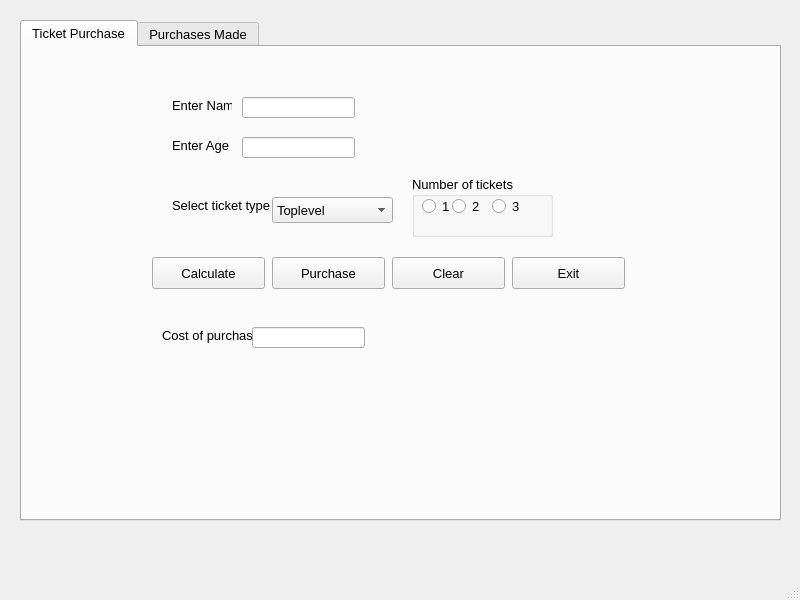
<?xml version="1.0" encoding="UTF-8"?>
<ui version="4.0">
 <class>ticketPurchase</class>
 <widget class="QMainWindow" name="ticketPurchase">
  <property name="geometry">
   <rect>
    <x>0</x>
    <y>0</y>
    <width>800</width>
    <height>600</height>
   </rect>
  </property>
  <property name="font">
   <font>
    <family>Arial</family>
    <pointsize>10</pointsize>
   </font>
  </property>
  <property name="windowTitle">
   <string>Ticket Purchase</string>
  </property>
  <widget class="QWidget" name="centralwidget">
   <widget class="QTabWidget" name="tbMainTab">
    <property name="geometry">
     <rect>
      <x>20</x>
      <y>20</y>
      <width>761</width>
      <height>501</height>
     </rect>
    </property>
    <property name="font">
     <font>
      <weight>50</weight>
      <bold>false</bold>
     </font>
    </property>
    <property name="currentIndex">
     <number>0</number>
    </property>
    <widget class="QWidget" name="tbTicketPurchase">
     <attribute name="title">
      <string>Ticket Purchase</string>
     </attribute>
     <widget class="QLabel" name="lblName">
      <property name="geometry">
       <rect>
        <x>150</x>
        <y>50</y>
        <width>60</width>
        <height>16</height>
       </rect>
      </property>
      <property name="font">
       <font>
        <family>Arial</family>
        <pointsize>10</pointsize>
       </font>
      </property>
      <property name="text">
       <string>Enter Name</string>
      </property>
     </widget>
     <widget class="QLineEdit" name="txtName">
      <property name="geometry">
       <rect>
        <x>220</x>
        <y>50</y>
        <width>113</width>
        <height>21</height>
       </rect>
      </property>
     </widget>
     <widget class="QLabel" name="lblAge">
      <property name="geometry">
       <rect>
        <x>150</x>
        <y>90</y>
        <width>60</width>
        <height>16</height>
       </rect>
      </property>
      <property name="font">
       <font>
        <family>Arial</family>
        <pointsize>10</pointsize>
       </font>
      </property>
      <property name="text">
       <string>Enter Age</string>
      </property>
     </widget>
     <widget class="QLineEdit" name="txtAge">
      <property name="geometry">
       <rect>
        <x>220</x>
        <y>90</y>
        <width>113</width>
        <height>21</height>
       </rect>
      </property>
     </widget>
     <widget class="QLabel" name="lblTicketType">
      <property name="geometry">
       <rect>
        <x>150</x>
        <y>150</y>
        <width>111</width>
        <height>16</height>
       </rect>
      </property>
      <property name="font">
       <font>
        <family>Arial</family>
        <pointsize>10</pointsize>
       </font>
      </property>
      <property name="text">
       <string>Select ticket type</string>
      </property>
     </widget>
     <widget class="QComboBox" name="cmbTicketType">
      <property name="geometry">
       <rect>
        <x>250</x>
        <y>150</y>
        <width>121</width>
        <height>26</height>
       </rect>
      </property>
      <item>
       <property name="text">
        <string>Toplevel</string>
       </property>
      </item>
      <item>
       <property name="text">
        <string>Midlevel</string>
       </property>
      </item>
      <item>
       <property name="text">
        <string>Courtside</string>
       </property>
      </item>
     </widget>
     <widget class="QPushButton" name="btnCalculate">
      <property name="geometry">
       <rect>
        <x>130</x>
        <y>210</y>
        <width>113</width>
        <height>32</height>
       </rect>
      </property>
      <property name="font">
       <font>
        <family>Arial</family>
        <pointsize>10</pointsize>
       </font>
      </property>
      <property name="text">
       <string>Calculate</string>
      </property>
     </widget>
     <widget class="QPushButton" name="btnPurchase">
      <property name="geometry">
       <rect>
        <x>250</x>
        <y>210</y>
        <width>113</width>
        <height>32</height>
       </rect>
      </property>
      <property name="font">
       <font>
        <family>Arial</family>
        <pointsize>10</pointsize>
       </font>
      </property>
      <property name="text">
       <string>Purchase</string>
      </property>
     </widget>
     <widget class="QPushButton" name="btnClear">
      <property name="geometry">
       <rect>
        <x>370</x>
        <y>210</y>
        <width>113</width>
        <height>32</height>
       </rect>
      </property>
      <property name="font">
       <font>
        <family>Arial</family>
        <pointsize>10</pointsize>
       </font>
      </property>
      <property name="text">
       <string>Clear</string>
      </property>
     </widget>
     <widget class="QPushButton" name="btnExit">
      <property name="geometry">
       <rect>
        <x>490</x>
        <y>210</y>
        <width>113</width>
        <height>32</height>
       </rect>
      </property>
      <property name="font">
       <font>
        <family>Arial</family>
        <pointsize>10</pointsize>
       </font>
      </property>
      <property name="text">
       <string>Exit</string>
      </property>
     </widget>
     <widget class="QLabel" name="lblCost">
      <property name="geometry">
       <rect>
        <x>140</x>
        <y>280</y>
        <width>91</width>
        <height>16</height>
       </rect>
      </property>
      <property name="font">
       <font>
        <family>Arial</family>
        <pointsize>10</pointsize>
       </font>
      </property>
      <property name="text">
       <string>Cost of purchase</string>
      </property>
     </widget>
     <widget class="QLineEdit" name="txtCost">
      <property name="geometry">
       <rect>
        <x>230</x>
        <y>280</y>
        <width>113</width>
        <height>21</height>
       </rect>
      </property>
      <property name="readOnly">
       <bool>true</bool>
      </property>
     </widget>
     <widget class="QGroupBox" name="grpNumberOfTickets">
      <property name="geometry">
       <rect>
        <x>390</x>
        <y>129</y>
        <width>141</width>
        <height>61</height>
       </rect>
      </property>
      <property name="title">
       <string>Number of tickets</string>
      </property>
      <widget class="QRadioButton" name="rd1">
       <property name="geometry">
        <rect>
         <x>10</x>
         <y>20</y>
         <width>31</width>
         <height>20</height>
        </rect>
       </property>
       <property name="font">
        <font>
         <family>Arial</family>
         <pointsize>10</pointsize>
        </font>
       </property>
       <property name="text">
        <string>1</string>
       </property>
      </widget>
      <widget class="QRadioButton" name="rd2">
       <property name="geometry">
        <rect>
         <x>40</x>
         <y>20</y>
         <width>31</width>
         <height>20</height>
        </rect>
       </property>
       <property name="font">
        <font>
         <family>Arial</family>
         <pointsize>10</pointsize>
        </font>
       </property>
       <property name="text">
        <string>2</string>
       </property>
      </widget>
      <widget class="QRadioButton" name="rd3">
       <property name="geometry">
        <rect>
         <x>80</x>
         <y>20</y>
         <width>31</width>
         <height>20</height>
        </rect>
       </property>
       <property name="font">
        <font>
         <family>Arial</family>
         <pointsize>10</pointsize>
        </font>
       </property>
       <property name="text">
        <string>3</string>
       </property>
      </widget>
     </widget>
    </widget>
    <widget class="QWidget" name="tbPurchasesMade">
     <attribute name="title">
      <string>Purchases Made</string>
     </attribute>
     <widget class="QListWidget" name="lstPurchasesMade">
      <property name="geometry">
       <rect>
        <x>60</x>
        <y>80</y>
        <width>651</width>
        <height>341</height>
       </rect>
      </property>
     </widget>
     <widget class="QLabel" name="lblPurchasesMade">
      <property name="geometry">
       <rect>
        <x>70</x>
        <y>60</y>
        <width>161</width>
        <height>16</height>
       </rect>
      </property>
      <property name="font">
       <font>
        <family>Arial</family>
        <pointsize>10</pointsize>
       </font>
      </property>
      <property name="text">
       <string>Purchases Made</string>
      </property>
     </widget>
    </widget>
   </widget>
  </widget>
  <widget class="QMenuBar" name="menubar">
   <property name="geometry">
    <rect>
     <x>0</x>
     <y>0</y>
     <width>800</width>
     <height>33</height>
    </rect>
   </property>
  </widget>
  <widget class="QStatusBar" name="statusbar"/>
 </widget>
 <resources/>
 <connections/>
</ui>
